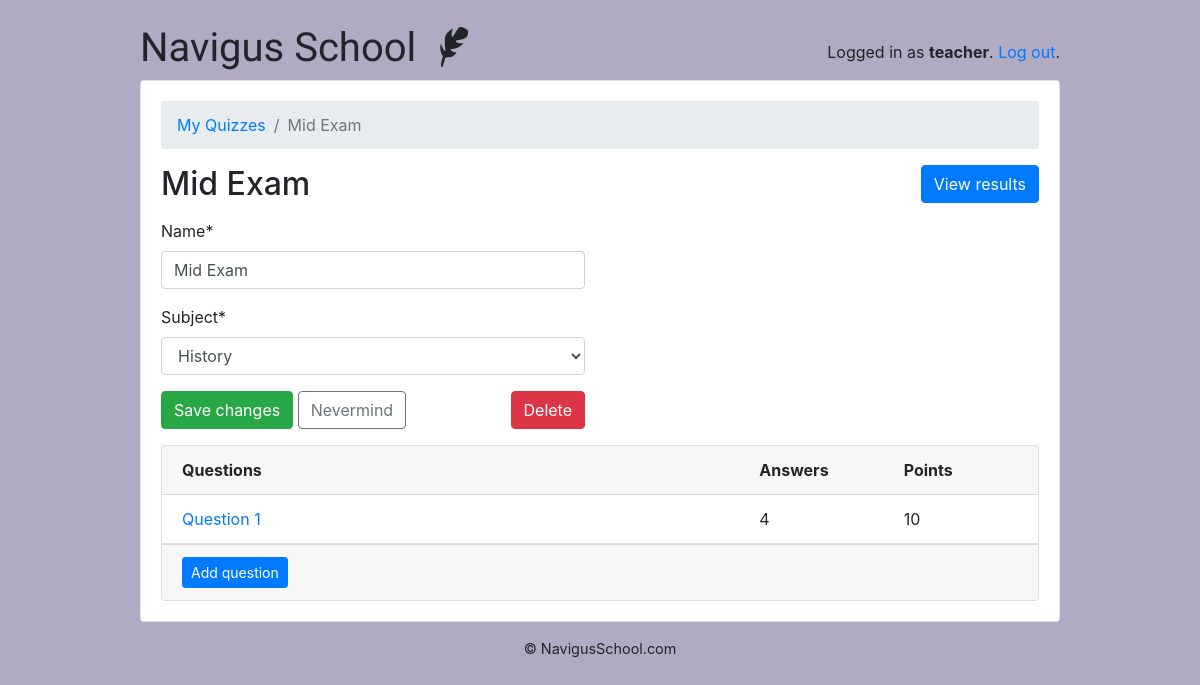
The page /teachers/quiz/1/ (signed in) on the database its author committed.
### classroom/models.py (models this page shows, shortened)
class User(AbstractUser):
    is_student = models.BooleanField(default=False)
    is_teacher = models.BooleanField(default=False)

class Quiz(models.Model):
    owner = models.ForeignKey(User, on_delete=models.CASCADE, related_name='quizzes')
    name = models.CharField(max_length=255)
    subject = models.ForeignKey(Subject, on_delete=models.CASCADE, related_name='quizzes')

class Subject(models.Model):
    owner = models.ForeignKey(User, on_delete=models.CASCADE, related_name='subjects', default=None)
    name = models.CharField(max_length=30)
    def __str__(self):
        return self.name

class Question(models.Model):
    quiz = models.ForeignKey(Quiz, on_delete=models.CASCADE, related_name='questions')
    text = models.CharField('Question', max_length=255)
    points = models.IntegerField('Score', default=10)

### classroom/views/teachers_quiz.py (the view, shortened to what this page needs)
# urls.py: path('quiz/<int:pk>/', teachers_quiz.QuizUpdateView.as_view(), name='quiz_change'),
@method_decorator([login_required, teacher_required], name='dispatch')
class QuizUpdateView(UpdateView):
    model = Quiz
    fields = ('name', 'subject', )
    context_object_name = 'quiz'
    template_name = 'classroom/teachers/quiz/quiz_change_form.html'
    def get_context_data(self, **kwargs):
        kwargs['questions'] = self.get_object().questions.annotate(answers_count=Count('answers'))
        return super().get_context_data(**kwargs)
    def get_queryset(self):
        return self.request.user.quizzes.all()

### classroom/templates/classroom/teachers/quiz/quiz_change_form.html (shortened to what this page needs)
{% extends 'base.html' %}
{% load crispy_forms_tags %}
{% block content %}
  <nav aria-label="breadcrumb">
    <ol class="breadcrumb">
      <li class="breadcrumb-item"><a href="{% url 'teachers:quiz_change_list' %}">My Quizzes</a></li>
      <li class="breadcrumb-item active" aria-current="page">{{ quiz.name }}</li>
    </ol>
  </nav>
  <h2 class="mb-3">
    {{ quiz.name }}
    <a href="{% url 'teachers:quiz_results' quiz.pk %}" class="btn btn-primary float-right">View results</a>
  </h2>
  <div class="row mb-3">
    <div class="col-md-6 col-sm-8 col-12">
      <form method="post" novalidate>
        {{ form|crispy }}
        <button type="submit" class="btn btn-success">Save changes</button>
        <a href="{% url 'teachers:quiz_change_list' %}" class="btn btn-outline-secondary" role="button">Nevermind</a>
        <a href="{% url 'teachers:quiz_delete' quiz.pk %}" class="btn btn-danger float-right">Delete</a>
      </form>
    </div>
  </div>
  <div class="card">
    <div class="card-header">
      <div class="row">
        <div class="col-8">
          <strong>Questions</strong>
        </div>
        <div class="col-2">
          <strong>Answers</strong>
        </div>
        <div class="col-2">
          <strong>Points</strong>
        </div>
      </div>
    </div>
    <div class="list-group list-group-flush list-group-formset">
      {% for question in questions %}
        <div class="list-group-item">
          <div class="row">
            <div class="col-8">
              <a href="{% url 'teachers:question_change' quiz.pk question.pk %}">{{ question.text }}</a>
            </div>
            <div class="col-2">
              {{ question.answers_count }}
            </div>
            <div class="col-2">
              {{ question.points }}
            </div>
          </div>
        </div>
      {% empty %}
        <div class="list-group-item text-center">
          <p class="text-muted font-italic mb-0">You haven't created any questions yet. Go ahead and <a href="{% url 'teachers:question_add' quiz.pk %}">add the first question</a>.</p>
        </div>
      {% endfor %}
    </div>
    <div class="card-footer">
      <a href="{% url 'teachers:question_add' quiz.pk %}" class="btn btn-primary btn-sm">Add question</a>
    </div>
  </div>
{% endblock %}

### templates/base.html (shortened to what this page needs)
{% load static %}
<!doctype html>
<html lang="en">
<head>
  <link rel="stylesheet" href="https://maxcdn.bootstrapcdn.com/bootstrap/4.0.0/css/bootstrap.min.css"
>
  <link rel="stylesheet" type="text/css" href="{% static 'vendor/fontello-2f186091/css/fontello.css' %}">
  <link rel="stylesheet" type="text/css" href="{% static 'css/app.css' %}">
  {% if user.is_authenticated and user.is_teacher %}
  <link rel="stylesheet" type="text/css" href="{% static 'css/teachers.css' %}">
  {% else %}
  <link rel="stylesheet" type="text/css" href="{% static 'css/students.css' %}">
  {% endif %}
</head>
<body>
  <div class="container my-4">
    <div class="row justify-content-center">
      <div class="col-md-10 col-sm-12">
        <div class="row">
          <div class="col-6">
            <h1 class="logo">
              <a href="{% url 'home' %}">
                Navigus School
                {% if user.is_authenticated %}
                {% if user.is_teacher %}
                <span class="icon-feather" data-toggle="tooltip" data-placement="right" title="Teacher profile"></span>
                {% else %}
                <span class="icon-graduation-cap" data-toggle="tooltip" data-placement="right"
                  title="Student profile"></span>
                {% endif %}
                {% endif %}
              </a>
            </h1>
          </div>
          <div class="col-6 text-right">
            {% if user.is_authenticated %}
            <p class="pt-3">Logged in as <strong>{{ user.username }}</strong>. <a href="{% url 'logout' %}">Log out</a>.
            </p>
            {% else %}
            <a href="{% url 'login' %}" class="btn btn-light" role="button">Log in</a>
            <a href="{% url 'signup' %}" class="btn btn-primary" role="button">Sign up</a>
            {% endif %}
          </div>
        </div>
        <div class="card mb-3">
          <div class="card-body">
            {% block content %}
            {% endblock %}
          </div>
        </div>
        <footer>
          <center>
          <a href="#">© NavigusSchool.com</a>
          </center>
        </footer>
      </div>
    </div>
  </div>
</body>
</html>

### static/css/app.css (style rules this page uses)
.logo { font-family: 'Clicker Script', cursive; }
.logo a { color: #212529; text-decoration: none; }
footer { font-size: .9rem; }
footer a { color: #212529; }

### static/css/teachers.css (style rules this page uses)
body { background-color: #b0aac2; }

### rows shown on the page
User: username "teacher"
Quiz: name "Mid Exam", subject "History"
Question: text "Question 1", answers_count "4", points "10"
